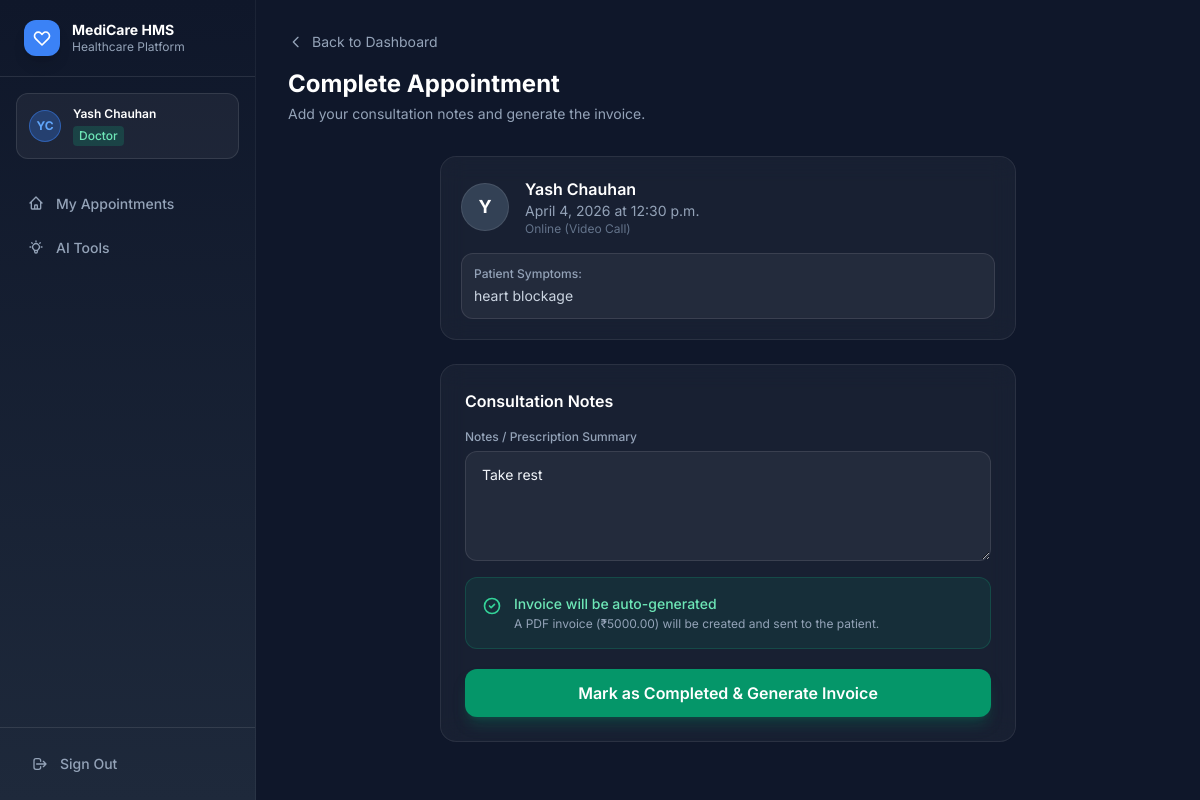
The app's page /hospital/doctor/complete/1/ (signed in) with its own data.
### users/models.py (models this page shows, shortened)
class CustomUser(AbstractUser):
    ROLE_ADMIN = 'ADMIN'
    ROLE_DOCTOR = 'DOCTOR'
    ROLE_PATIENT = 'PATIENT'
    ROLE_CHOICES = [
        (ROLE_ADMIN, 'Admin'),
        (ROLE_DOCTOR, 'Doctor'),
        (ROLE_PATIENT, 'Patient'),
    ]
    role = models.CharField(
        max_length=10,
        choices=ROLE_CHOICES,
        default=ROLE_PATIENT,
    )
    phone = models.CharField(max_length=15, blank=True)
    date_of_birth = models.DateField(null=True, blank=True)
    profile_picture = models.ImageField(
        upload_to='profiles/', null=True, blank=True
    )

class DoctorProfile(models.Model):
    SPECIALIZATIONS = [
        ('General Physician', 'General Physician'),
        ('Cardiologist', 'Cardiologist'),
        ('Neurologist', 'Neurologist'),
        ('Orthopedist', 'Orthopedist'),
        ('Dermatologist', 'Dermatologist'),
        ('Pediatrician', 'Pediatrician'),
        ('Psychiatrist', 'Psychiatrist'),
        ('Gynecologist', 'Gynecologist'),
        ('Ophthalmologist', 'Ophthalmologist'),
        ('ENT Specialist', 'ENT Specialist'),
        ('Oncologist', 'Oncologist'),
        ('Endocrinologist', 'Endocrinologist'),
        ('Gastroenterologist', 'Gastroenterologist'),
        ('Pulmonologist', 'Pulmonologist'),
        ('Urologist', 'Urologist'),
    ]
    user = models.OneToOneField(
        CustomUser,
        on_delete=models.CASCADE,
        related_name='doctor_profile',
    )
    specialization = models.CharField(
        max_length=100,
        choices=SPECIALIZATIONS,
        default='General Physician',
    )
    bio = models.TextField(blank=True)
    consultation_fee = models.DecimalField(
        max_digits=8, decimal_places=2, default=500.00
    )
    gmeet_url = models.URLField(blank=True, help_text='Google Meet link for online consultations')
    experience_years = models.PositiveIntegerField(default=0)
    available_days = models.CharField(
        max_length=200,
        default='Monday,Tuesday,Wednesday,Thursday,Friday',
        help_text='Comma-separated days',
    )
    is_available = models.BooleanField(default=True)

### hospital/models.py (models this page shows, shortened)
class Appointment(models.Model):
    STATUS_PENDING = 'PENDING'
    STATUS_APPROVED = 'APPROVED'
    STATUS_COMPLETED = 'COMPLETED'
    STATUS_CANCELLED = 'CANCELLED'
    STATUS_CHOICES = [
        (STATUS_PENDING, 'Pending'),
        (STATUS_APPROVED, 'Approved'),
        (STATUS_COMPLETED, 'Completed'),
        (STATUS_CANCELLED, 'Cancelled'),
    ]
    TYPE_ONLINE = 'ONLINE'
    TYPE_OFFLINE = 'OFFLINE'
    TYPE_CHOICES = [
        (TYPE_ONLINE, 'Online (Video Call)'),
        (TYPE_OFFLINE, 'Offline (In-Person)'),
    ]
    patient = models.ForeignKey(
        settings.AUTH_USER_MODEL,
        on_delete=models.CASCADE,
        related_name='patient_appointments',
        limit_choices_to={'role': 'PATIENT'},
    )
    doctor = models.ForeignKey(
        settings.AUTH_USER_MODEL,
        on_delete=models.CASCADE,
        related_name='doctor_appointments',
        limit_choices_to={'role': 'DOCTOR'},
    )
    appointment_date = models.DateField()
    appointment_time = models.TimeField()
    appointment_type = models.CharField(
        max_length=10, choices=TYPE_CHOICES, default=TYPE_OFFLINE
    )
    status = models.CharField(
        max_length=15, choices=STATUS_CHOICES, default=STATUS_PENDING
    )
    symptoms = models.TextField(blank=True, help_text='Describe your symptoms')
    notes = models.TextField(blank=True, help_text='Doctor notes (filled after consultation)')
    created_at = models.DateTimeField(auto_now_add=True)
    updated_at = models.DateTimeField(auto_now=True)
    class Meta:
        ordering = ['-appointment_date', '-appointment_time']

### hospital/views.py (the view)
        def wrapper(request, *args, **kwargs):
            if not request.user.is_authenticated:
                return redirect('users:login')
            if request.user.role != role:
                messages.error(request, 'Access denied.')
                return redirect('users:login')
            return view_func(request, *args, **kwargs)

### hospital/forms.py
class DoctorNoteForm(forms.ModelForm):
    class Meta:
        model = Appointment
        fields = ['notes']
        widgets = {
            'notes': forms.Textarea(attrs={
                'class': 'form-input',
                'rows': 4,
                'placeholder': 'Add consultation notes...',
            }),
        }

### hospital/views.py (called while the page is built)
def role_required(role):
    def decorator(view_func):
        def wrapper(request, *args, **kwargs):
            if not request.user.is_authenticated:
                return redirect('users:login')
            if request.user.role != role:
                messages.error(request, 'Access denied.')
                return redirect('users:login')
            return view_func(request, *args, **kwargs)
        wrapper.__name__ = view_func.__name__
        return wrapper
    return decorator

### templates/hospital/complete_appointment.html (shortened to what this page needs)
{% extends 'base.html' %}
{% block content %}
<div class="mb-8 animate-fade-in">
  <a href="{% url 'hospital:doctor_dashboard' %}"
     class="inline-flex items-center gap-2 text-slate-400 hover:text-white text-sm transition-colors mb-4">
    <svg class="w-4 h-4" fill="none" stroke="currentColor" viewBox="0 0 24 24"><path stroke-linecap="round" stroke-linejoin="round" stroke-width="2" d="M15 19l-7-7 7-7"/></svg>
    Back to Dashboard
  </a>
  <h1 class="text-2xl font-bold text-white">Complete Appointment</h1>
  <p class="text-slate-400 text-sm mt-1">Add your consultation notes and generate the invoice.</p>
</div>
<div class="max-w-xl mx-auto">
  <div class="glass-card p-5 mb-6 animate-slide-up">
    <div class="flex items-center gap-4">
      <div class="w-12 h-12 rounded-full bg-slate-700 border border-white/10 flex items-center justify-center text-lg font-bold text-white">
        {{ appointment.patient.first_name|first|upper }}
      </div>
      <div>
        <p class="text-white font-semibold">{{ appointment.patient.get_full_name }}</p>
        <p class="text-slate-400 text-sm">{{ appointment.appointment_date }} at {{ appointment.appointment_time }}</p>
        <p class="text-slate-500 text-xs">{{ appointment.get_appointment_type_display }}</p>
      </div>
    </div>
    {% if appointment.symptoms %}
    <div class="mt-4 p-3 rounded-xl bg-white/5 border border-white/10">
      <p class="text-slate-400 text-xs font-medium mb-1">Patient Symptoms:</p>
      <p class="text-slate-300 text-sm">{{ appointment.symptoms }}</p>
    </div>
    {% endif %}
  </div>
  <div class="glass-card p-6 animate-slide-up" style="animation-delay:0.1s">
    <h2 class="text-white font-semibold mb-4">Consultation Notes</h2>
    <form method="post">
      <div>
        <label class="block text-xs font-medium text-slate-400 mb-1.5">Notes / Prescription Summary</label>
        {{ note_form.notes }}
      </div>
      <div class="mt-4 p-4 rounded-xl bg-emerald-500/10 border border-emerald-500/20 flex items-start gap-3">
        <svg class="w-5 h-5 text-emerald-400 flex-shrink-0 mt-0.5" fill="none" stroke="currentColor" viewBox="0 0 24 24"><path stroke-linecap="round" stroke-linejoin="round" stroke-width="2" d="M9 12l2 2 4-4m6 2a9 9 0 11-18 0 9 9 0 0118 0z"/></svg>
        <div>
          <p class="text-emerald-300 text-sm font-medium">Invoice will be auto-generated</p>
          <p class="text-slate-400 text-xs mt-0.5">A PDF invoice (₹{{ appointment.doctor.doctor_profile.consultation_fee|default:500 }}) will be created and sent to the patient.</p>
        </div>
      </div>
      <button type="submit"
              class="mt-5 w-full py-3 px-4 bg-emerald-600 hover:bg-emerald-500 text-white font-semibold rounded-xl shadow-lg shadow-emerald-600/25 transition-all active:scale-[0.98]">
        Mark as Completed & Generate Invoice
      </button>
    </form>
  </div>
</div>
{% endblock %}

### templates/base.html (shortened to what this page needs)
{% load static %}
<!DOCTYPE html>
<html lang="en" class="h-full">
<head>
  <script src="https://cdn.tailwindcss.com"></script>
  <link rel="stylesheet" href="{% static 'css/custom.css' %}" />
</head>
<body class="h-full bg-navy-900 text-white font-sans antialiased">
  {% if user.is_authenticated %}
  <div class="flex h-full min-h-screen">
    <aside id="sidebar"
           class="fixed inset-y-0 left-0 z-50 w-64 flex flex-col bg-gradient-sidebar border-r border-white/5 transition-transform duration-300 ease-in-out
                  -translate-x-full lg:translate-x-0">
      <div class="flex items-center gap-3 px-6 py-5 border-b border-white/10">
        <div class="w-9 h-9 rounded-xl bg-brand flex items-center justify-center shadow-lg">
          <svg class="w-5 h-5 text-white" fill="none" stroke="currentColor" viewBox="0 0 24 24">
            <path stroke-linecap="round" stroke-linejoin="round" stroke-width="2"
                  d="M4.318 6.318a4.5 4.5 0 000 6.364L12 20.364l7.682-7.682a4.5 4.5 0 00-6.364-6.364L12 7.636l-1.318-1.318a4.5 4.5 0 00-6.364 0z"/>
          </svg>
        </div>
        <div>
          <h1 class="text-white font-bold text-sm leading-tight">MediCare HMS</h1>
          <p class="text-navy-400 text-xs">Healthcare Platform</p>
        </div>
      </div>
      <div class="mx-4 mt-4 mb-2 p-3 rounded-xl bg-white/5 border border-white/10">
        <div class="flex items-center gap-3">
          <div class="w-8 h-8 rounded-full bg-brand/30 border border-brand/50 flex items-center justify-center text-xs font-bold text-brand-light">
            {{ user.first_name|first|upper }}{{ user.last_name|first|upper }}
          </div>
          <div class="flex-1 min-w-0">
            <p class="text-white text-xs font-semibold truncate">{{ user.get_full_name|default:user.username }}</p>
            <span class="inline-flex items-center px-1.5 py-0.5 rounded text-xs font-medium
              {% if user.role == 'ADMIN' %}bg-purple-500/20 text-purple-300
              {% elif user.role == 'DOCTOR' %}bg-emerald-500/20 text-emerald-300
              {% else %}bg-brand/20 text-brand-light{% endif %}">
              {{ user.get_role_display }}
            </span>
          </div>
        </div>
      </div>
      <nav class="flex-1 px-3 py-4 space-y-1 overflow-y-auto">
        {% if user.role == 'PATIENT' %}
          {% include 'partials/nav_patient.html' %}
        {% elif user.role == 'DOCTOR' %}
          {% include 'partials/nav_doctor.html' %}
        {% elif user.role == 'ADMIN' %}
          {% include 'partials/nav_admin.html' %}
        {% endif %}
      </nav>
      <div class="p-4 border-t border-white/10">
        <a href="{% url 'users:logout' %}"
           class="flex items-center gap-3 w-full px-4 py-2.5 rounded-xl text-navy-400 hover:text-red-400 hover:bg-red-500/10 transition-all duration-200 text-sm font-medium group">
          <svg class="w-4 h-4 group-hover:scale-110 transition-transform" fill="none" stroke="currentColor" viewBox="0 0 24 24">
            <path stroke-linecap="round" stroke-linejoin="round" stroke-width="2"
                  d="M17 16l4-4m0 0l-4-4m4 4H7m6 4v1a3 3 0 01-3 3H6a3 3 0 01-3-3V7a3 3 0 013-3h4a3 3 0 013 3v1"/>
          </svg>
          Sign Out
        </a>
      </div>
    </aside>
    <div class="flex-1 flex flex-col min-h-screen lg:ml-64">
      <main class="flex-1 p-4 lg:p-8">
        {% block content %}{% endblock %}
      </main>
    </div>
  </div>
  {% else %}
  {% block auth_content %}{% endblock %}
  {% endif %}
</body>
</html>

### templates/partials/nav_doctor.html (shortened to what this page needs)
{% url 'hospital:doctor_dashboard' as url_dash %}
<a href="{{ url_dash }}"
   class="sidebar-link {% if request.path == url_dash %}active{% endif %}">
  <svg class="w-4 h-4" fill="none" stroke="currentColor" viewBox="0 0 24 24"><path stroke-linecap="round" stroke-linejoin="round" stroke-width="2" d="M3 12l2-2m0 0l7-7 7 7M5 10v10a1 1 0 001 1h3m10-11l2 2m-2-2v10a1 1 0 01-1 1h-3m-6 0a1 1 0 001-1v-4a1 1 0 011-1h2a1 1 0 011 1v4a1 1 0 001 1m-6 0h6"/></svg>
  My Appointments
</a>
<a href="{% url 'api:ai_doctor' %}"
   class="sidebar-link {% if request.path == '/api/ai-doctor/' %}active{% endif %}">
  AI Tools
</a>

### static/css/custom.css (style rules this page uses)
.form-input { @apply block w-full px-4 py-3 text-sm text-white placeholder-slate-600 bg-white/5 border border-white/10 rounded-xl focus:outline-none focus:ring-2 focus:ring-blue-500/50 focus:border-blue-500/50 transition-all duration-200; background-color: rgba(255,255,255,0.04); color: white; }
input.form-input, select.form-input, textarea.form-input { display: block; width: 100%; padding: 0.75rem 1rem; font-size: 0.875rem; color: #f1f5f9; background-color: rgba(255,255,255,0.05); border: 1px solid rgba(255,255,255,0.1); border-radius: 0.75rem; outline: none; transition: border-color 0.2s, box-shadow 0.2s; font-family: 'Inter', sans-serif; }
.glass-card { background: rgba(255, 255, 255, 0.04); border: 1px solid rgba(255, 255, 255, 0.08); border-radius: 1rem; backdrop-filter: blur(12px); -webkit-backdrop-filter: blur(12px); }
.sidebar-link { display: flex; align-items: center; gap: 0.75rem; padding: 0.6rem 1rem; border-radius: 0.75rem; font-size: 0.875rem; font-weight: 500; color: #94a3b8; text-decoration: none; transition: all 0.2s ease; margin-bottom: 0.125rem; }
.sidebar-link svg { flex-shrink: 0; transition: transform 0.2s; }
.animate-fade-in { animation: fadeIn 0.4s ease-out; }
.animate-slide-up { animation: slideUp 0.4s ease-out both; }

### records on screen
CustomUser: first_name|first "Y", last_name|first "C", get_full_name "Yash Chauhan", role "Doctor"
Appointment: patient.first_name|first "Y", patient.get_full_name "Yash Chauhan", appointment_date "April 4, 2026", appointment_time "12:30 p.m.", appointment_type "Online (Video Call)", symptoms "heart blockage", notes "Take rest", doctor.doctor_profile.consultation_fee "5000.00"
